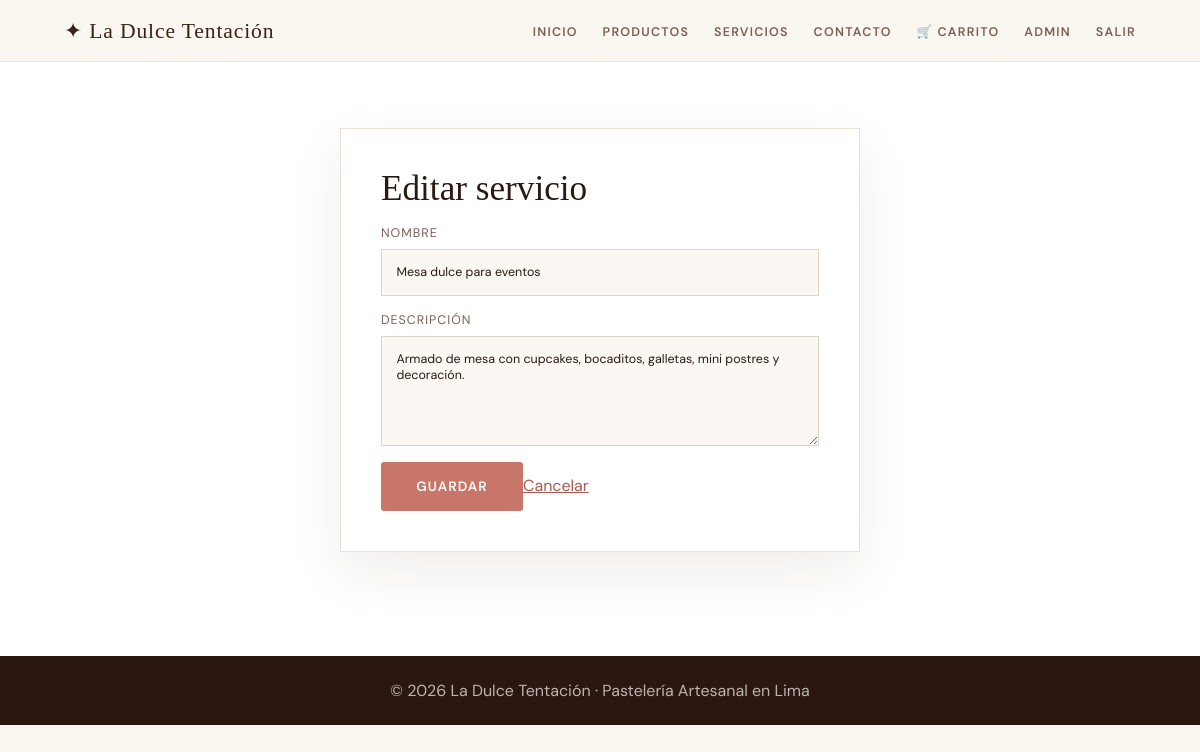
Page /admin/servicios/editar/2 (signed in) on the committed database.
### tables this page shows
CREATE TABLE servicios (
            id INTEGER PRIMARY KEY AUTOINCREMENT,
            nombre TEXT NOT NULL,
            descripcion TEXT NOT NULL
        );

### app.py (the view)
@app.route("/admin/servicios/editar/<int:id>", methods=["GET", "POST"])
@admin_requerido
def servicio_editar(id):
    with db_conn() as conn:
        servicio = conn.execute("SELECT * FROM servicios WHERE id=?", (id,)).fetchone()
        if request.method == "POST":
            conn.execute("UPDATE servicios SET nombre=?, descripcion=? WHERE id=?", (request.form["nombre"], request.form["descripcion"], id))
            conn.commit()
            flash("Servicio actualizado.", "ok")
            return redirect(url_for("admin_dashboard"))
    return render_template("admin/servicio_form.html", servicio=servicio)

### app.py (called while the page is built)
def db_conn():
    conn = sqlite3.connect(DB_PATH)
    conn.row_factory = sqlite3.Row
    return conn

@app.before_request
def asegurar_db():
    init_db()

def admin_requerido(fn):
    @wraps(fn)
    def wrapper(*args, **kwargs):
        if session.get("rol") != "admin":
            flash("Acceso restringido. Inicia sesión como administrador.", "error")
            return redirect(url_for("admin_login"))
        return fn(*args, **kwargs)
    return wrapper

### templates/admin/servicio_form.html (shortened to what this page needs)
{% extends "base.html" %}
{% block content %}
<section class="page-section narrow"><form method="post" class="panel-form"><h1>{{ 'Editar' if servicio else 'Nuevo' }} servicio</h1><label>Nombre<input name="nombre" required value="{{ servicio.nombre if servicio else '' }}"></label><label>Descripción<textarea name="descripcion" required>{{ servicio.descripcion if servicio else '' }}</textarea></label><button class="btn-primary" type="submit">Guardar</button><a href="{{ url_for('admin_dashboard') }}">Cancelar</a></form></section>
{% endblock %}

### static/css/style.css (style rules this page uses)
:root { --cream:#faf6f0;--rose:#c8756a;--rose-dark:#a85a50;--brown:#3a2218;--gold:#c9a84c;--text:#2a1a12;--text-light:#7a6055;--white:#fff;--danger:#b33a3a;--font-display:'Cormorant Garamond',serif;--font-body:'DM Sans',sans-serif }
* { margin:0;padding:0;box-sizing:border-box }
html { scroll-behavior:smooth }
body { font-family:var(--font-body);background:var(--cream);color:var(--text);overflow-x:hidden }
a { color:var(--rose-dark) }
.btn-primary,.btn-secondary,.btn-mini { display:inline-block;border:0;text-decoration:none;cursor:pointer;font-family:var(--font-body);font-weight:600;letter-spacing:.08em;text-transform:uppercase;border-radius:3px;transition:.25s }
.btn-primary { padding:1rem 2.2rem;background:var(--rose);color:var(--white);font-size:.85rem }
.menu-section,.page-section { padding:6.5rem 4rem;background:var(--white) }
.page-section { min-height:78vh;padding-top:8rem }
.login-card,.panel-form { width:min(520px,100%);background:white;border:1px solid #ede0d4;padding:2.5rem;box-shadow:0 20px 50px rgba(58,34,24,.08) }
.login-card h1,.panel-form h1 { font-family:var(--font-display);font-size:2.2rem;font-weight:300;margin-bottom:.7rem }
.login-card label,.panel-form label { display:grid;gap:.5rem;text-transform:uppercase;letter-spacing:.08em;font-size:.78rem;color:var(--text-light);margin:1rem 0 }
.login-card input,.panel-form input,.panel-form textarea,.panel-form select { width:100%;padding:.9rem;border:1px solid #e2d6c9;background:#fbf8f4;font:inherit;color:var(--text) }
textarea { min-height:110px;resize:vertical }
.narrow { display:grid;place-items:start center }

### rows in the picture
servicios: nombre "Mesa dulce para eventos", descripcion "Armado de mesa con cupcakes, bocaditos, galletas, mini postres y decoración."

### other values in the picture
{{ 'Editar' if servicio else 'Nuevo' }} "Editar"
